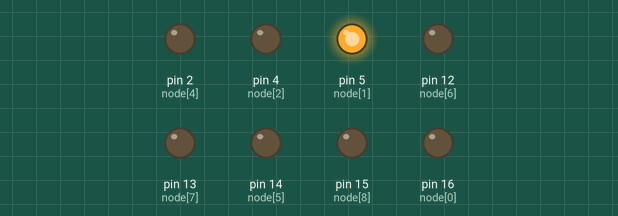
Bench run of a sketch on a simulated Arduino Uno, built with avr-gcc and run on an emulated ATmega328P. Parts: output pins drawn as LEDs (lit = HIGH). Pins used as bus, display or sensor lines are not drawn.

Above: at 0.1 s.
At 0.9 s:
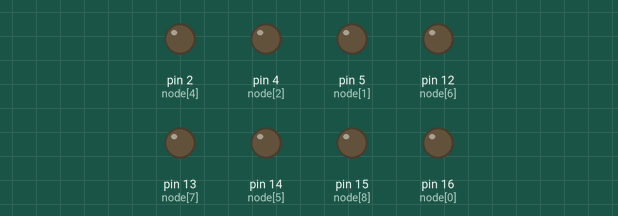
At 1.3 s:
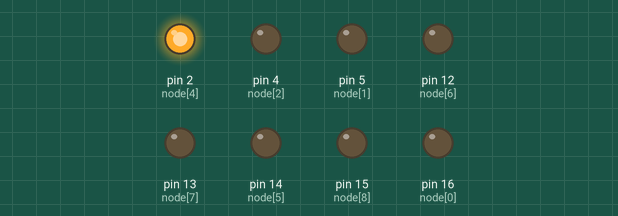
At 1.7 s:
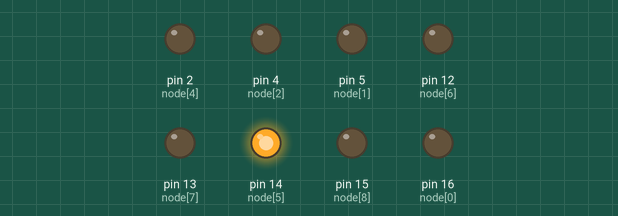
At 2.5 s:
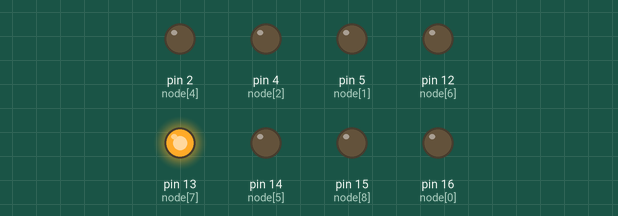
At 4.5 s:
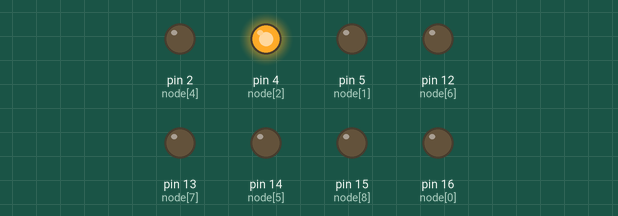
Timing chart, 0 to 5.2 s (numbered marks = the images above):
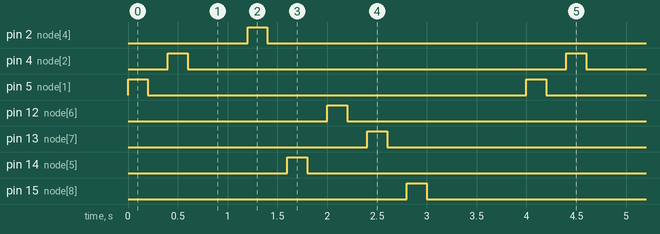

The sketch:

Functions.ino
```cpp
#include "ak.hpp"
byte node[] = {16, 5, 4, 0, 2, 14, 12, 13, 15};
byte i;
void SetPins(byte A, byte B, byte C, byte D, byte E, byte F, byte G, byte H, byte I)
{
    byte pin[] = {A, B, C, D, E, F, G, H, I};
    for (i = 0; i < 9; i++)
    {
        if (pin[i] != -1)
        {
            if (pin[i] == 0)
                pinMode(node[i], INPUT);
            else
                pinMode(node[i], OUTPUT);
        }
    }
}

void setup()
{
    Serial.begin(115200);
    SetPins(-1, 1, 1, 1, 1, 1, 1, 1, 1);
    i = 0;
}

void loop()
{
    i = SelectPin(i);
    OutOnOff(node[i], 200);
}
```

ak.hpp
```cpp
int SelectPin(int pin)
{
    if (pin > 9)
        pin = 1;
    else
        pin++;
    return pin;
}

void OutOnOff(int pin, int time)
{
    digitalWrite(pin, HIGH);
    delay(time);
    digitalWrite(pin, LOW);
    delay(time);
}
```

Measured:
- by itself, pin 2 (node[4]), pin 4 (node[2]), pin 5 (node[1]), pin 12 (node[6]), pin 13 (node[7]), pin 14 (node[5]), pin 15 (node[8]): alternates HIGH for 0.20 s and LOW for 3.8 s
- by itself, everything shown: repeats every 4.0 s, in 14 steps
